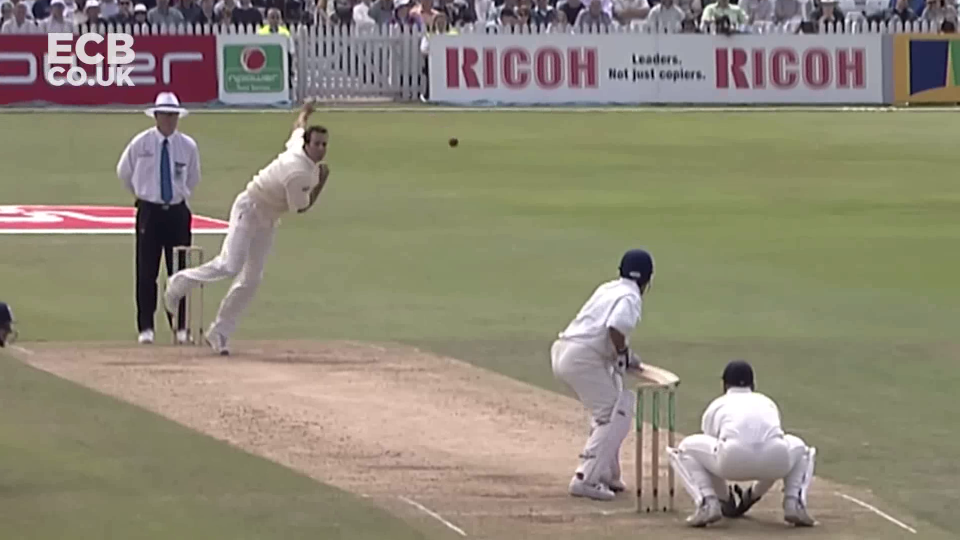
#> input picture frame 1 of redballbowled.mp4, 1920 x 1080 px (shown at 1/2 size)
$ python Cricket.py
#> lines starting #> are read from the running program, lines starting #| are printed output that depends on the picture; after the words box and inside, x2 and y2 are one past the last pixel; in counts of white or black regions, pixels touching at a corner belong together
#> further down, frame is the input picture: shape (1080, 1920, 3); mean B, G, R 117.9, 135.8, 142.3
### EdgeDetection.py
import numpy as np
import math
import skimage
import scipy
import cv2

def gaussDeriv2D(sigma):
#> called with sigma = 2
    size = math.ceil(3*sigma) * 2 + 1
    half = size // 2
    image = np.zeros((size,size))
    Gx = np.zeros((size,size))
    Gy = np.zeros((size,size))

    for index, row in enumerate(image):
        for i in range(len(row)):
            Gx[index][i] = (((i - half)) / (2*math.pi*sigma**4)) * math.exp(-((i - half)**2 + (index - half)**2)/(2*sigma**2))
            Gy[index][i] = (((index - half)) / (2*math.pi*sigma**4)) * math.exp(-((i - half)**2 + (index - half)**2)/(2*sigma**2))

    return Gx, Gy

def calculateGradientsAndFindEdges(Im):
    Gx, Gy = gaussDeriv2D(2)

    greyIm = cv2.cvtColor(Im, cv2.COLOR_BGR2GRAY)
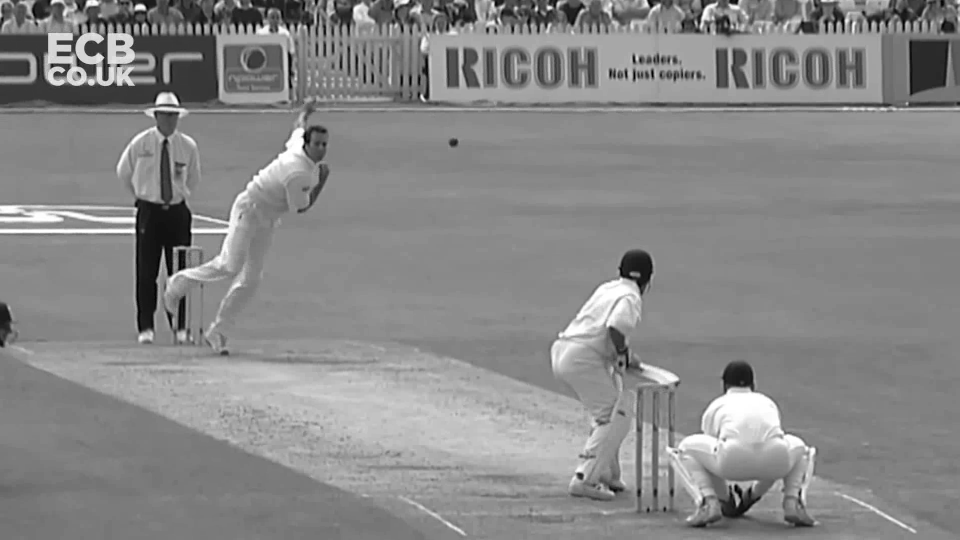
#> greyIm: shape (1080, 1920) (shown at 1/2 size); min 0, max 255, mean 135.6

    # you have to normalize it or else the image will be all black
    greyIm = cv2.normalize(greyIm, None, 0, 255, cv2.NORM_MINMAX).astype(np.uint8)

    gxIm = scipy.ndimage.convolve(greyIm, Gx, mode='nearest')
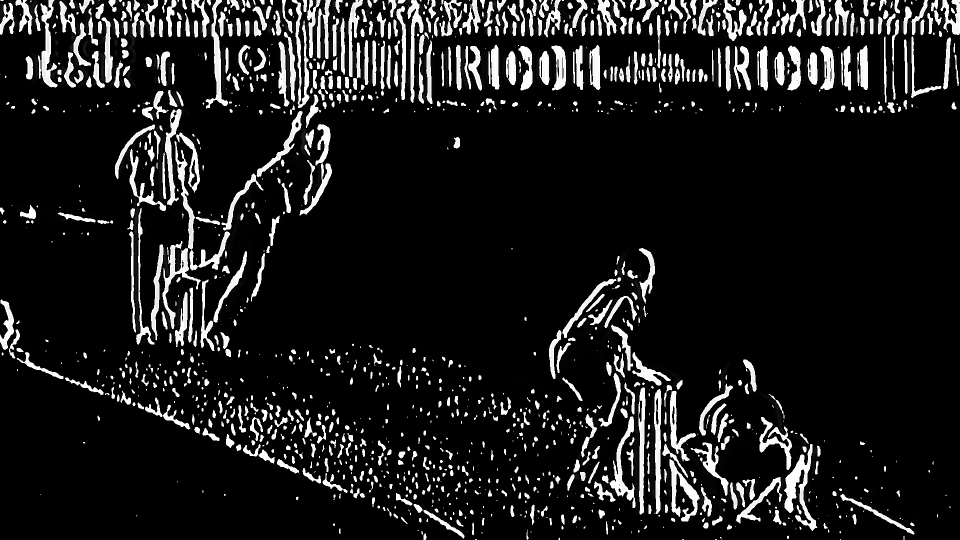
#> gxIm: shape (1080, 1920) (shown at 1/2 size); min 0, max 255, mean 28.2
    gyIm = scipy.ndimage.convolve(greyIm, Gy, mode='nearest')
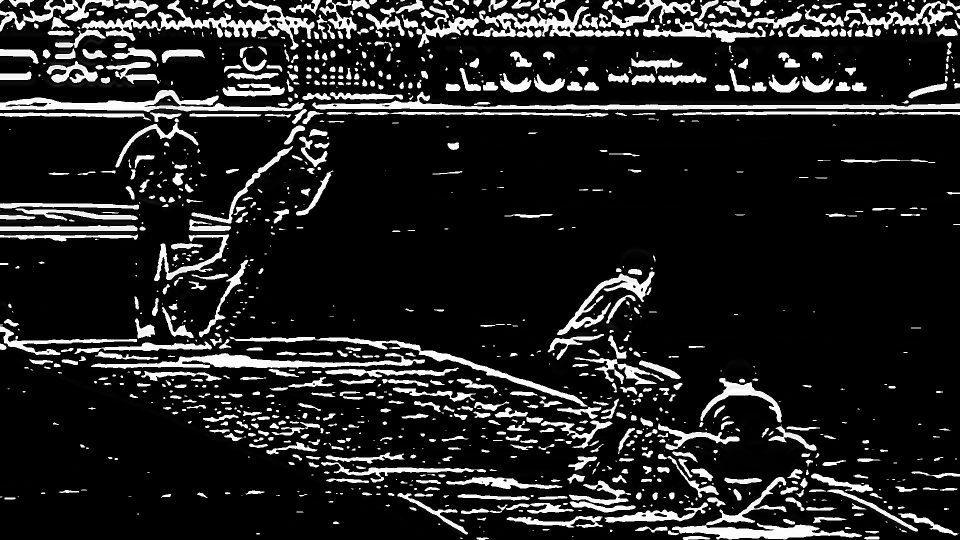
#> gyIm: shape (1080, 1920) (shown at 1/2 size); min 0, max 255, mean 34.7


    magIm = np.sqrt(gxIm**2 + gyIm**2)
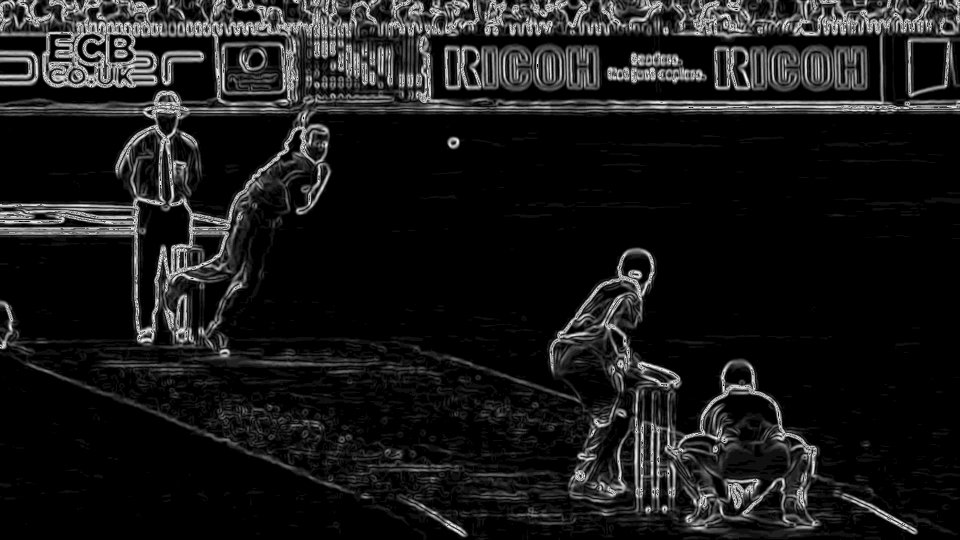
#> magIm: shape (1080, 1920) float16 (shown at 1/2 size); min 0, max 15.91, mean 1.6; drawn with min black and max white

    return magIm

### Cricket.py
import cv2
import time
import numpy as np
from skimage import io
import skimage
import scipy
import MeanShiftTracking as ms
import OpticFlow as of
import EdgeDetection as ed
import NCC as ncc
import CovarianceTracking as ct

start_time = time.time()
duration = 5  # Duration in seconds

video_path = './redballbowled.mp4'

cap = cv2.VideoCapture(video_path)
cv2.namedWindow('frame')
cv2.startWindowThread()

if not cap.isOpened():
    print("Error: Could not open video.")
    exit()

frames = []
i = 0
y, x = 0, 0

# [5 lines of commented-out code are left out]
vector_from_stump_to_stump = np.array([1830 - 807, 1020 - 690])
# the length along a cricket field is 22 yards

def click_event(event, x, y, flags, param):
    if event == cv2.EVENT_LBUTTONDOWN:
        print(f"Coordinates of point clicked: x = {x}, y = {y}")

# find the component of a along b
def find_component(a, b):
    a = a.astype(np.float64)
    b = b.astype(np.float64)

    b /= np.linalg.norm(b)

    dot_product = np.dot(a, b)

    # Calculate the component of a along b
    component_along_b = dot_product * b


    return component_along_b

while True:
    ret, frame = cap.read()
    fps = cap.get(cv2.CAP_PROP_FPS)

    if not ret:
        print("Can't receive frame (stream end?). Exiting ...")
        break

    if i == 0:

        # x, y = 1029, 477
        x, y = 896, 274
        # x, y = 295, 106
        half_width = 20
        half_height = 20

        edge_frame = ed.calculateGradientsAndFindEdges(frame)
        cv2.imwrite('redballBetterOne.jpg', frame[y - half_height:y + half_height, x - half_width:x + half_width])
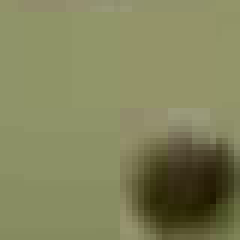
#> saved as redballBetterOne.jpg: shape (40, 40, 3) (shown 6 times larger); mean B, G, R 91.8, 132.1, 130.8

        cv2.rectangle(frame, (x - half_width, y - half_height), (x + half_width, y + half_height), (0, 0, 0), 2)
#> frame: shape (1080, 1920, 3); 0.02% of pixels changed, all inside (x1, y1, x2, y2) = (875, 253, 918, 296)
        # cv2.imwrite('path_to_save_image.jpg', frame)
        frames.append(frame)
        i += 1
    else:
        image_path = './redballBetterOne.jpg'
        im = io.imread(image_path)
        # do the mean shift tracking
        edge_frame = ed.calculateGradientsAndFindEdges(frame)

        # try this with better tracking so that we iterativly update the window
        new_x, new_y = ms.meanshiftTracking(frames[i-1], frame, x, y)
        print("done with meanshift")
        new_y_1, new_x_1 = ncc.pyramid_calculations(im, frame)
        print("done with ncc")
        new_y_2, new_x_2 = ct.find_ball(im, frame)
        print("done with covariance tracking")

        print(f"Distance Between Meanshift and NCC: {np.linalg.norm(np.array([new_x, new_y]) - np.array([new_x_1, new_y_1]))}")
        print(f"Distance Between Meanshift and Covariance Tracking: {np.linalg.norm(np.array([new_x, new_y]) - np.array([new_x_2, new_y_2]))}")

        x_diff = abs(int(new_x - x)) + 20
        y_diff = abs(int(new_y - y)) + 20

        frames.append(frame)
        i += 1

        y_frame = min(int(y), int(new_y))
        x_frame = min(int(x), int(new_x))
        img1 = frames[i-2][y_frame:y_frame+y_diff, x_frame:x_frame+x_diff]
        img2 = frames[i-1][y_frame:y_frame+y_diff, x_frame:x_frame+x_diff]

        x, y = new_x, new_y

        half_width = 20
        half_height = 20
        cv2.rectangle(frame, (int(x) - half_width, int(y) - half_height), (int(x) + half_width, int(y) + half_height), (0, 0, 0), 2)
        # I also have to define a window around the ball so that I can find the optic flow arbitrarily I am going to set it
        u, v = of.calculate_forward_optic_flow(img1, img2) # the first one is u and the second one is v
        optic_flow = np.array([u, v])

        component = find_component(optic_flow, vector_from_stump_to_stump)

        component_mag = np.linalg.norm(component)
        field_mag = np.linalg.norm(vector_from_stump_to_stump)

        speed = component_mag * 22 / field_mag
        print(f"Speed of the ball: {speed * fps} yards per second")

        component_without_optic_flow = find_component(vector_from_stump_to_stump, np.array([x_diff, y_diff]))
        component_without_optic_flow_mag = np.linalg.norm(component_without_optic_flow)
        speed_without_optic_flow = component_without_optic_flow_mag * 22 / field_mag
        print(f"Speed of the ball without optic flow: {speed_without_optic_flow * fps} yards per second")

    cv2.imshow('frame', frame)
    if cv2.waitKey(1) == ord('q'):
#> (key q is pressed here)
        break

cap.release()


cv2.waitKey(1)
cv2.destroyAllWindows()
cv2.waitKey(1)

$ run again, starting later in the video
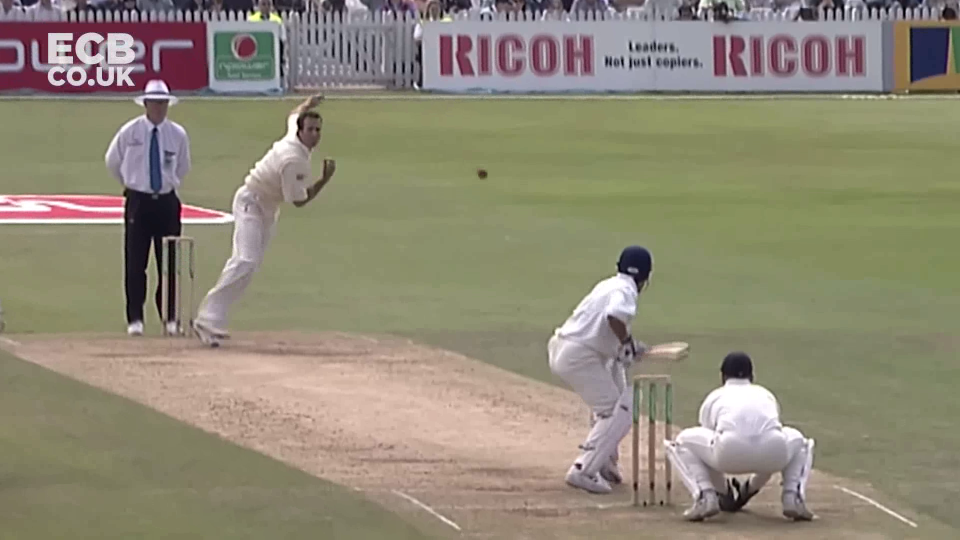
#> input picture frame 6 of redballbowled.mp4, 1920 x 1080 px (shown at 1/2 size)
#> frame is the input picture: shape (1080, 1920, 3); mean B, G, R 118.1, 136.8, 143.3
#> in calculateGradientsAndFindEdges, `magIm = np.sqrt(gxIm**2 + gyIm**2)`:
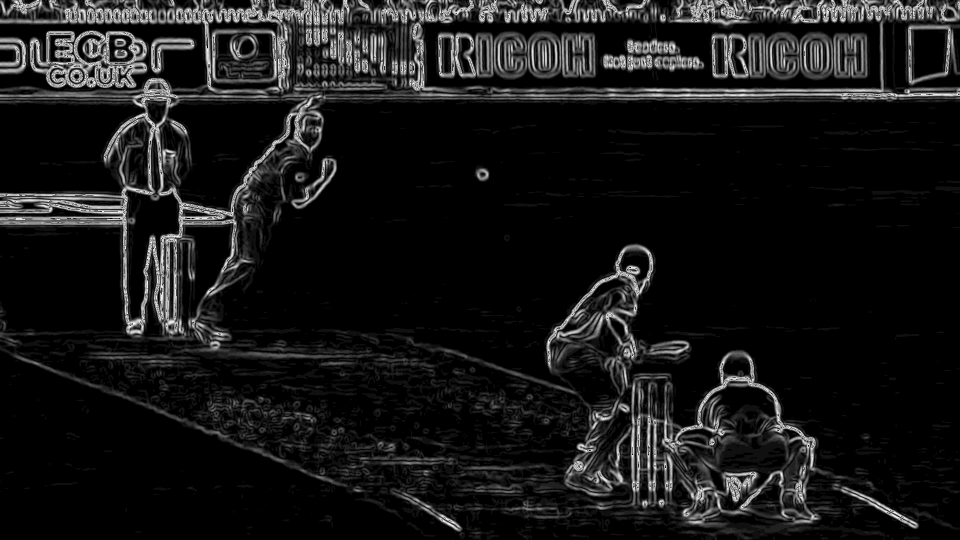
#> magIm: shape (1080, 1920) float16 (shown at 1/2 size); min 0, max 15.91, mean 1.47; drawn with min black and max white
#> `cv2.imwrite('redballBetterOne.jpg', frame[y - half_height:y + half_hei..`:
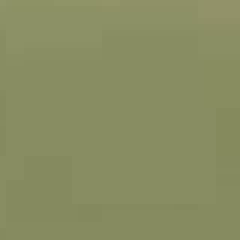
#> saved as redballBetterOne.jpg: shape (40, 40, 3) (shown 6 times larger); mean B, G, R 98, 141.1, 136.2
#> frame: shape (1080, 1920, 3); 0.02% of pixels changed, all inside (x1, y1, x2, y2) = (875, 253, 918, 296)

$ run again, starting later in the video
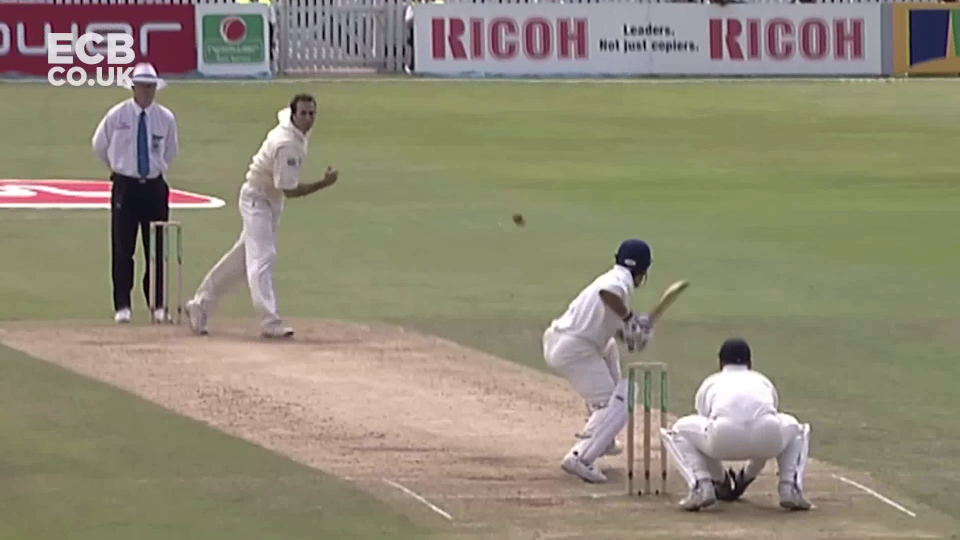
#> input picture frame 12 of redballbowled.mp4, 1920 x 1080 px (shown at 1/2 size)
#> frame is the input picture: shape (1080, 1920, 3); mean B, G, R 118, 138, 144.5
#> in calculateGradientsAndFindEdges, `magIm = np.sqrt(gxIm**2 + gyIm**2)`:
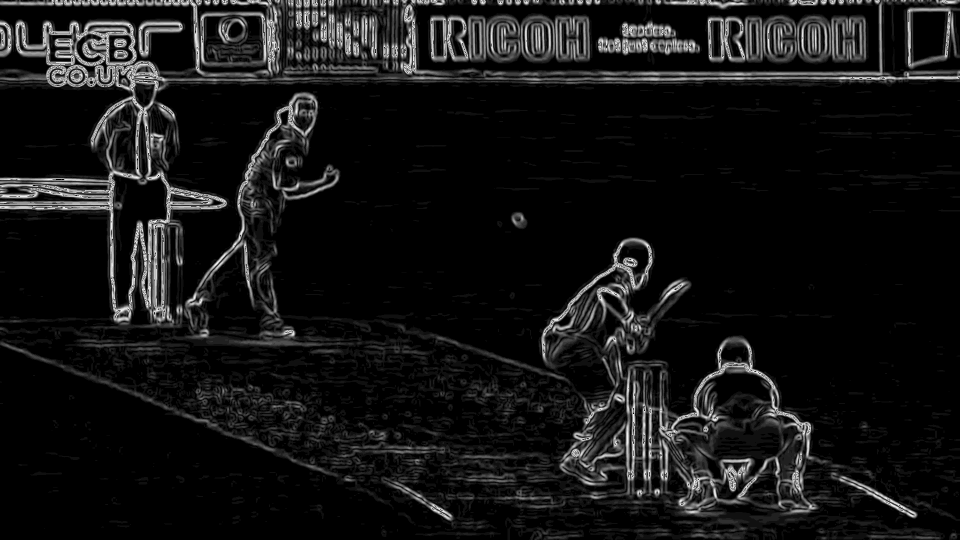
#> magIm: shape (1080, 1920) float16 (shown at 1/2 size); min 0, max 15.91, mean 1.29; drawn with min black and max white
#> `cv2.imwrite('redballBetterOne.jpg', frame[y - half_height:y + half_hei..`:
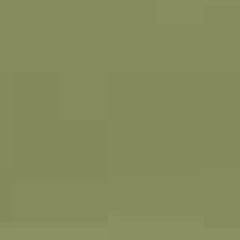
#> saved as redballBetterOne.jpg: shape (40, 40, 3) (shown 6 times larger); mean B, G, R 93.9, 138.9, 133.9
#> frame: shape (1080, 1920, 3); 0.02% of pixels changed, all inside (x1, y1, x2, y2) = (875, 253, 918, 296)
